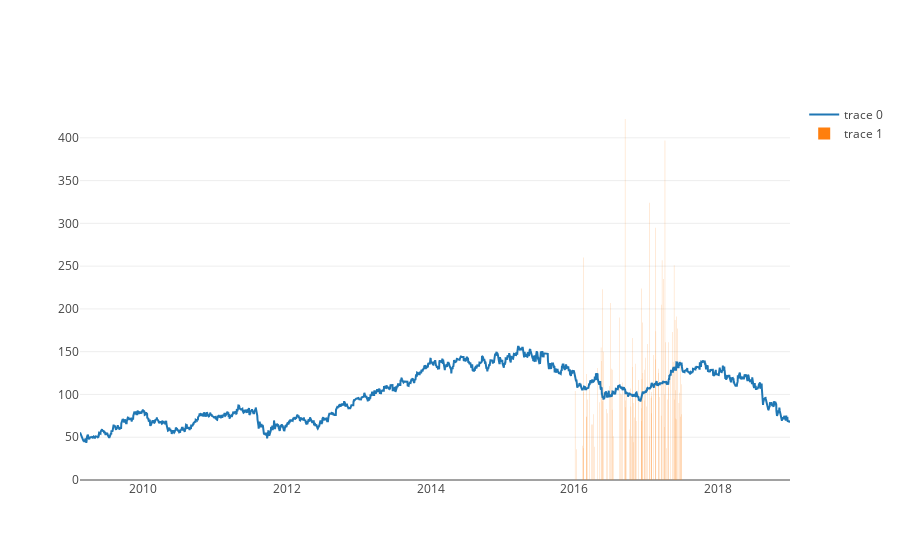
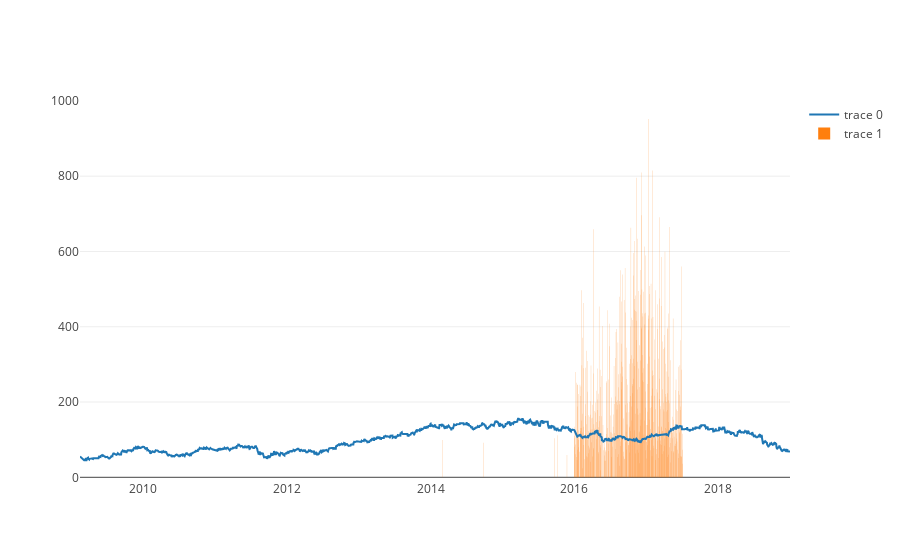

Notebook code for these charts, in order:
### Code cell
stock_price_line_BAYZF = go.Scatter(x=stock_prices_BAYZF['datetime'],y=stock_prices_BAYZF['Close'])
sentiment_bar_bayer = go.Bar(x=bayer['formatted_date'],y=bayer['pos']*1000)
industry_sentiment_bar_bayer = go.Bar(x=bayer_industry_specific['formatted_date'],y=bayer_industry_specific['pos']*1000)

sentiment_vs_stock_bayer = [stock_price_line_BAYZF, sentiment_bar_bayer]
industry_sentiment_vs_stock_bayer = [stock_price_line_BAYZF, industry_sentiment_bar_bayer]

iplot(sentiment_vs_stock_bayer, filename='bar-line')
iplot(industry_sentiment_vs_stock_bayer, filename='bar-line')

# mmm[['date', 'pos']].iplot(kind='hist', x='date', y='pos')

### Figure 1 — Plotly figure (JSON) as saved in the notebook; plotly's stock layout.template omitted (floating-point values rounded to 4 significant figures; data arrays with more than 128 entries replaced by an {"elided": "..."} marker saying what was removed)
{"data": [{"type": "scatter", "uid": "826e503d-5a0a-4928-a5a0-49e7b2dc0a26", "x": {"elided": "2512 str values"}, "y": {"elided": "2512 float values"}}, {"type": "bar", "uid": "9ec6292e-013b-406b-9147-7cb918691abd", "x": ["2017-04-12", "2017-04-04", "2017-04-05", "2016-02-16", "2016-03-02", "2016-03-03", "2016-03-26", "2016-04-01", "2016-07-10", "2016-12-22", "2017-01-18", "2017-01-26", "2017-04-17", "2017-06-16", "2016-08-25", "2016-03-07", "2017-05-21", "2017-02-17", "2017-02-05", "2017-03-03", "2017-02-15", "2017-03-07", "2017-06-02", "2017-04-05", "2017-06-03", "2017-03-02", "2017-06-23", "2017-01-28", "2017-03-20", "2017-01-24", "2017-03-16", "2017-04-24", "2017-03-21", "2017-05-22", "2017-05-26", "2017-01-27", "2017-06-06", "2017-03-28", "2017-06-03", "2017-03-21", "2017-01-05", "2017-05-13", "2017-05-16", "2017-04-06", "2016-08-17", "2016-12-12", "2016-05-21", "2016-05-15", "2016-10-21", "2016-12-07", "2016-06-30", "2016-07-05", "2016-12-09", "2016-11-04", "2016-08-31", "2016-10-14", "2016-09-13", "2016-07-19", "2016-10-26", "2016-10-23", "2016-11-23", "2016-05-19", "2017-01-18", "2017-02-15", "2017-05-21", "2017-05-27", "2017-06-29", "2016-02-09", "2016-03-01", "2016-04-06", "2016-04-12", "2016-05-23", "2016-09-14", "2016-10-05", "2016-10-18", "2016-11-02", "2017-01-17", "2017-02-15", "2017-03-28", "2017-04-01", "2017-04-05", "2017-04-05", "2017-05-05", "2017-05-29", "2017-06-15", "2017-06-21", "2017-06-27", "2016-01-04", "2016-01-13", "2016-03-19", "2016-04-25", "2016-05-27", "2016-06-10", "2016-06-17", "2016-06-30", "2016-06-29", "2016-07-14", "2016-08-22", "2016-09-14", "2016-09-15", "2016-09-17", "2016-10-13", "2016-10-25", "2016-11-07", "2016-11-09", "2016-12-14", "2016-12-21", "2016-12-30", "2016-02-15", "2016-05-9", "2016-05-23", "2016-9-14", "2016-9-20", "2016-12-08", "2016-12-25", "2017-01-18", "2017-01-18", "2017-02-18", "2017-04-23", "2016-02-18", "2016-09-14", "2016-12-05"], "y": [37.0, 62, 71, 37.0, 74.0, 74.0, 65, 65, 82.0, 93.0, 79, 78, 94, 102, 100, 94, 173.0, 141, 146, 130, 116.0, 97.0, 71, 115, 109, 125, 140, 103.0, 205, 96, 75, 161, 165, 94, 187, 98, 177, 113, 82.0, 92, 159, 173.0, 138, 161, 190, 184, 92, 155, 132, 84, 113, 130, 118.0, 136, 114, 86, 104.0, 51, 44.0, 166, 117, 139, 74.0, 105, 78, 72.0, 77, 40, 124, 77, 39, 107, 84, 59.0, 51, 73, 51, 74.0, 122, 100, 84, 127, 128, 105, 90, 74.0, 112.0, 104.0, 36.0, 106, 131, 150, 83, 78, 94, 110, 129, 101.0, 117, 85, 93.0, 107, 90, 96, 69, 125, 129, 86, 260, 91, 116.0, 90, 104.0, 224.0, 143.0, 69, 102, 174, 108.0, 103.0, 131, 69]}], "layout": {}}

### Figure 2 — Plotly figure (JSON) as saved in the notebook; plotly's stock layout.template omitted (floating-point values rounded to 4 significant figures; data arrays with more than 128 entries replaced by an {"elided": "..."} marker saying what was removed)
{"data": [{"type": "scatter", "uid": "c1c65ace-4f12-48d3-96ec-ea9484c82fc1", "x": {"elided": "2512 str values"}, "y": {"elided": "2512 float values"}}, {"type": "bar", "uid": "c71f9bef-0c4b-41e4-af23-163d80edbc22", "x": {"elided": "1078 str values"}, "y": {"elided": "1078 float values"}}], "layout": {}}
